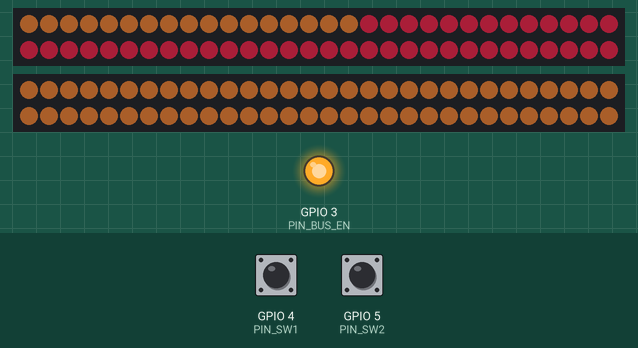
The program below on a simulated Seeed XIAO ESP32-S3. Parts: 2 × 60 RGB LEDs in strip order, left to right, continuing on the next row, output pins drawn as LEDs (lit = HIGH). The test bench sets the inputs (shaded band); at power-on: GPIO 5 (PIN_SW2) HIGH, GPIO 4 (PIN_SW1) HIGH. Dim RGB values are drawn brighter than linear; EEPROM starts erased.

Above: at 1.2 s.
1.3 s: GPIO 5 (PIN_SW2) pulled LOW for 3.2 s
At 3.2 s:
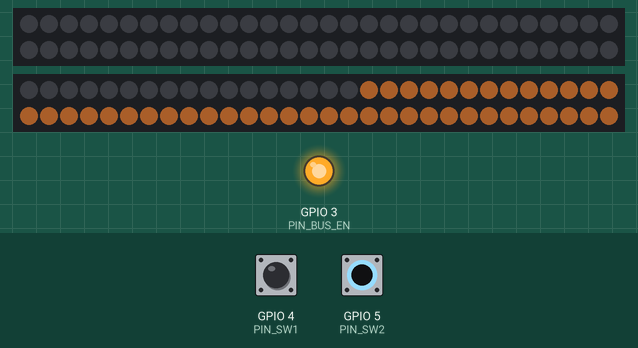
6.0 s: GPIO 5 (PIN_SW2) pulled LOW for 3.2 s
At 7.51 s:
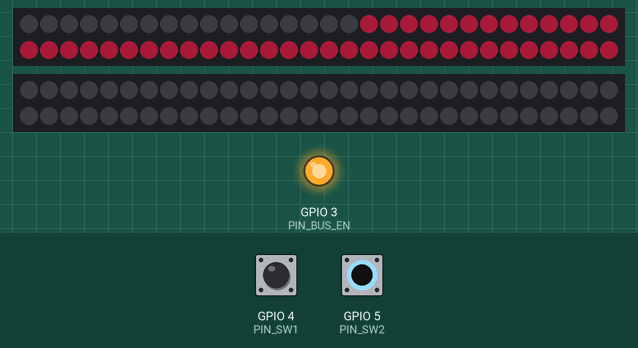
9.8 s: GPIO 5 (PIN_SW2) pulled LOW for 3.2 s
At 11.1 s:
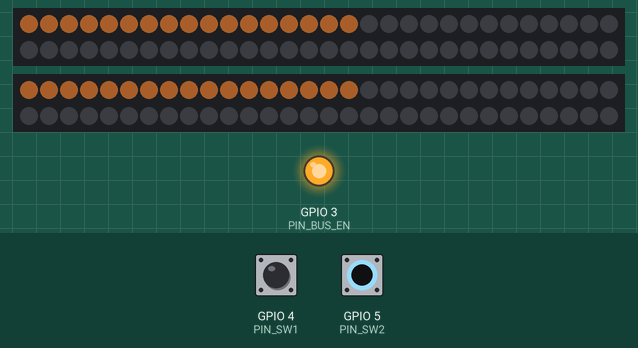
14.5 s: GPIO 4 (PIN_SW1) pulled LOW for 3.2 s
At 16.6 s:
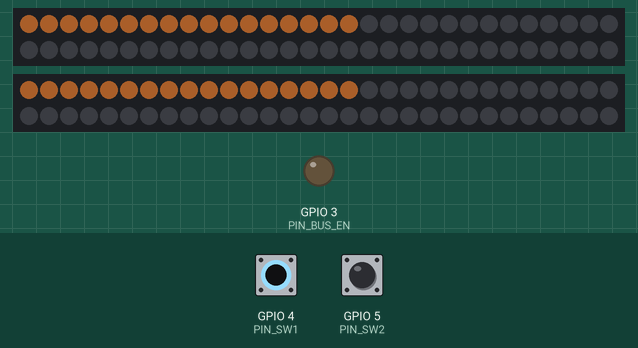
Timing chart, 0 to 18.1 s (numbered marks = the images above; inputs shaded):
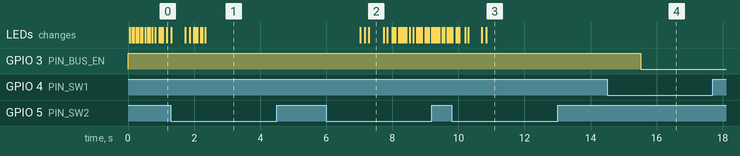

The program:

main.cpp
```cpp
// NuiLED メイン（段階2：単体動作 + BLE①プリセット管理）
//  ボタン単体で ON-OFF/輝度/プリセット/Front-Back個別。BLEでプリセット編集・転送・保存。
#include "config.h"
#include "app.h"
#include "leds.h"
#include "buttons.h"
#include "power.h"
#include "ble.h"

void setup() {
  Serial.begin(115200);

  powerInit();      // 母線ENは初期LOW（消灯）
  buttonsInit();
  ledsInit();
  appInit();        // プリセット/状態を復元し反映
  bleInit();        // GATT開始・アドバタイズ
}

void loop() {
  const uint32_t now = millis();

  // --- ボタン処理（毎ループ、低レイテンシ） ---
  BtnEvent e1, e2;
  buttonsUpdate(e1, e2, now);

  if (e1 == BTN_SHORT)      appCycleBrightness();   // SW1短：輝度サイクル
  else if (e1 == BTN_LONG)  appTogglePower();       // SW1長：全体ON-OFF

  if (e2 == BTN_SHORT)      appNextPreset();         // SW2短：プリセット順送り
  else if (e2 == BTN_LONG)  appCycleChannel();       // SW2長：Front-Back個別サイクル

  // --- 描画（FPS間引き。消灯中は母線OFFなので描かない） ---
  static uint32_t lastFrame = 0;
  if (g_state.powerOn && (now - lastFrame) >= (1000 / FPS)) {
    lastFrame = now;
    ledsRender(g_state, appActivePreset(), now);
    ledsShow();
  }
}
```

app.cpp
```cpp
#include "config.h"
#include "app.h"
#include "presets.h"
#include "store.h"
#include "power.h"
#include "ble.h"

AppState g_state;

static void applyBrightness() {
  FastLED.setBrightness(BRIGHTNESS_LEVELS[g_state.brightnessIndex]);
}

void appInit() {
  presetsLoad();
  storeLoad(g_state);
  if (g_state.activeSlot >= NUM_SLOTS) g_state.activeSlot = 0;
  applyBrightness();
  powerSet(g_state.powerOn);   // 復元した電源状態を反映（ソフトスタートはHW側）
}

void appTogglePower() { appSetPower(!g_state.powerOn); }

void appSetPower(bool on) {
  g_state.powerOn = on;
  powerSet(on);
  storeSave(g_state);
  bleNotifyState();
}

void appCycleBrightness() {
  g_state.brightnessIndex = (g_state.brightnessIndex + 1) % NUM_BRIGHTNESS;
  applyBrightness();
  storeSave(g_state);
  bleNotifyState();
}

void appSetBrightness(uint8_t idx) {
  if (idx >= NUM_BRIGHTNESS) return;
  g_state.brightnessIndex = idx;
  applyBrightness();
  storeSave(g_state);
  bleNotifyState();
}

void appSetActiveSlot(uint8_t slot) {
  if (slot >= NUM_SLOTS) return;
  g_state.activeSlot = slot;
  // channelMaskはプリセットから独立したグローバル設定。適用時にリセットしない。
  storeSave(g_state);
  bleNotifyState();
}

void appNextPreset() { appSetActiveSlot((g_state.activeSlot + 1) % NUM_SLOTS); }

void appCycleChannel() { appSetChannelMask(nextChannelMask(g_state.channelMask)); }

void appSetChannelMask(uint8_t m) {
  m &= CH_ALL;   // 無効ビット除去。0(全ゾーンOFF)も許容＝独立トグル
  g_state.channelMask = m;
  storeSave(g_state);
  bleNotifyState();
}

const Preset& appActivePreset() { return presetsGet(g_state.activeSlot); }
```

app.h
```cpp
// アプリ状態と操作アクション（ボタン/BLE 双方から呼ぶ共通ロジック）
#pragma once
#include "config.h"

extern AppState g_state;

void appInit();                       // 起動時：プリセット/状態復元＋反映
void appTogglePower();
void appSetPower(bool on);
void appCycleBrightness();
void appSetBrightness(uint8_t idx);
void appSetActiveSlot(uint8_t slot);  // スロット適用（channelMaskをpreset.flagsで再設定）
void appNextPreset();
void appCycleChannel();
void appSetChannelMask(uint8_t m);
const Preset& appActivePreset();
```

ble.h
```cpp
// BLE(NimBLE) GATT。①プリセット作成・転送（散発R/W）を実装、②リアルタイムは予約スタブ。
#pragma once

void bleInit();
void bleNotifyState();   // 状態変化をStateキャラでNotify
```

buttons.cpp
```cpp
#include "config.h"
#include "buttons.h"

// 1ボタン分の状態。押下=LOW（内部プルアップ）。
struct BtnCtx {
  uint8_t  pin;
  bool     lastRaw;     // 直近の生読み値（押下=true）
  bool     stable;      // デバウンス後の確定値
  uint32_t lastChange;  // 生値が変化した時刻
  uint32_t downAt;      // 押し始めの時刻
  bool     longFired;   // この押下で長押しイベントを出したか
};

static BtnCtx b1, b2;

static void initCtx(BtnCtx& b, uint8_t pin) {
  b.pin = pin;
  b.lastRaw = false;
  b.stable = false;
  b.lastChange = 0;
  b.downAt = 0;
  b.longFired = false;
}

void buttonsInit() {
  pinMode(PIN_SW1, INPUT_PULLUP);
  pinMode(PIN_SW2, INPUT_PULLUP);
  initCtx(b1, PIN_SW1);
  initCtx(b2, PIN_SW2);
}

static BtnEvent poll(BtnCtx& b, uint32_t now) {
  bool raw = (digitalRead(b.pin) == LOW);   // 押下=LOW
  if (raw != b.lastRaw) {
    b.lastRaw = raw;
    b.lastChange = now;
  }

  BtnEvent ev = BTN_NONE;

  // デバウンス経過後に確定値を更新
  if ((now - b.lastChange) >= BTN_DEBOUNCE_MS && raw != b.stable) {
    b.stable = raw;
    if (raw) {
      // 押し始め
      b.downAt = now;
      b.longFired = false;
    } else {
      // 離した：長押し未発火かつ閾値未満なら短押し確定
      if (!b.longFired && (now - b.downAt) < BTN_LONG_MS) {
        ev = BTN_SHORT;
      }
    }
  }

  // 押しっぱなしで長押し閾値を超えたら即発火（離す前に反応）
  if (b.stable && !b.longFired && (now - b.downAt) >= BTN_LONG_MS) {
    b.longFired = true;
    ev = BTN_LONG;
  }

  return ev;
}

void buttonsUpdate(BtnEvent& e1, BtnEvent& e2, uint32_t now) {
  e1 = poll(b1, now);
  e2 = poll(b2, now);
}
```

buttons.h
```cpp
// タクトSW（SW1/SW2）の短押し・長押し判定（デバウンス付き）
#pragma once
#include <Arduino.h>

enum BtnEvent { BTN_NONE, BTN_SHORT, BTN_LONG };

void buttonsInit();
// 毎ループ呼ぶ。SW1/SW2のイベントを out で返す（無ければ BTN_NONE）
void buttonsUpdate(BtnEvent& e1, BtnEvent& e2, uint32_t now);
```

leds.cpp
```cpp
#include "config.h"
#include "leds.h"

// 物理データ線バッファ（各60球）。lineA=D0, lineB=D1。
// 各線 [0..GROUND_LEN) = 床セグメント、[GROUND_LEN..STRIP_LEN) = 壁面。
static CRGB lineA[STRIP_LEN];
static CRGB lineB[STRIP_LEN];
// 床ゾーンの作業バッファ（34球連続。チェイスのフェード保持のため常設）
static CRGB groundBuf[GROUND_TOTAL];

void ledsInit() {
  FastLED.addLeds<WS2812B, PIN_FRONT_DATA, GRB>(lineA, STRIP_LEN);
  FastLED.addLeds<WS2812B, PIN_BACK_DATA,  GRB>(lineB, STRIP_LEN);
  // 全体電流の上限クランプ（全白でも自動減光で2.5A以下）
  FastLED.setMaxPowerInVoltsAndMilliamps(PWR_VOLTS, PWR_MILLIAMPS);
  FastLED.clear(true);
}

// パレットを t(0-255) で滑らかに巡回した色
static CRGB paletteAt(const ChannelPreset& c, uint8_t t) {
  uint8_t n = c.numColors ? c.numColors : 1;
  if (n == 1) return palColor(c, 0);
  uint16_t scaled = (uint16_t)t * n;   // 0..n*255
  uint8_t seg = scaled >> 8;           // 0..n-1
  uint8_t f = scaled & 0xFF;
  return blend(palColor(c, seg), palColor(c, seg + 1), f);
}

// 1チャンネル分を描画（演出エンジン本体）
static void renderChannel(CRGB* buf, uint16_t n, const ChannelPreset& c, uint32_t now) {
  const uint8_t nc = c.numColors ? c.numColors : 1;

  switch (c.effect) {
    case EFF_SOLID:
      fill_solid(buf, n, palColor(c, 0));
      break;

    case EFF_BREATH: {
      uint8_t bpm = map(c.speed, 0, 255, 4, 30);
      if (nc >= 2) {                      // 2色以上：色をゆらす
        fill_solid(buf, n, paletteAt(c, beatsin8(bpm)));
      } else {                            // 1色：明滅
        CRGB col = palColor(c, 0);
        col.nscale8_video(scale8(beatsin8(bpm), 200) + 55);
        fill_solid(buf, n, col);
      }
      break;
    }

    case EFF_ALTERNATE: {                 // 交互：周期＝ブロック長、任意で流す
      uint8_t blk = c.period ? c.period : 1;
      uint16_t scroll = (c.speed == 0) ? 0 : (uint16_t)(now / map(c.speed, 1, 255, 400, 20));
      for (uint16_t i = 0; i < n; i++) {
        uint8_t idx = ((i + scroll) / blk) % nc;
        buf[i] = palColor(c, idx);
      }
      break;
    }

    case EFF_WAVE: {                      // パレットのグラデを流す
      uint8_t denom = 17 - (uint8_t)map(c.speed, 0, 255, 2, 15);
      for (uint16_t i = 0; i < n; i++)
        buf[i] = paletteAt(c, (uint8_t)(i * 8 + now / denom));
      break;
    }

    case EFF_CHASE: {                     // パレット各色を等間隔で走らせる
      fadeToBlackBy(buf, n, 40);
      uint16_t div = map(c.speed, 0, 255, 80, 10);
      if (div < 1) div = 1;
      uint16_t step = now / div;
      for (uint8_t k = 0; k < nc; k++) {
        uint16_t pos = (step + (uint16_t)k * (n / nc)) % n;
        buf[pos] = palColor(c, k);
      }
      break;
    }

    default:
      fill_solid(buf, n, palColor(c, 0));
      break;
  }

  // チャンネル基本明るさを適用（グローバルマスタはFastLED.show側で掛かる）
  if (c.brightness < 255)
    for (uint16_t i = 0; i < n; i++) buf[i].nscale8_video(c.brightness);
}

void ledsRender(const AppState& s, const Preset& p, uint32_t now) {
  // チャンネル表示はグローバルのchannelMaskのみで決定（プリセットのflagsからは独立）
  const bool fe = s.channelMask & CH_FRONT;
  const bool be = s.channelMask & CH_BACK;
  const bool ge = s.channelMask & CH_GROUND;

  // 壁の割り当て（コネクタ逆対応）：どちらの線の壁がFront/Backか
  CRGB* frontLine = SWAP_WALL ? lineB : lineA;
  CRGB* backLine  = SWAP_WALL ? lineA : lineB;

  // Front壁 = frontLine[GROUND_LEN..STRIP_LEN)
  if (fe) renderChannel(frontLine + GROUND_LEN, WALL_LEN, p.front, now);
  else    fill_solid(frontLine + GROUND_LEN, WALL_LEN, CRGB::Black);

  // Back壁 = backLine[GROUND_LEN..STRIP_LEN)
  if (be) renderChannel(backLine + GROUND_LEN, WALL_LEN, p.back, now);
  else    fill_solid(backLine + GROUND_LEN, WALL_LEN, CRGB::Black);

  // Ground = 34球連続で描画 → lineA床[0..17)とlineB床[0..17)へ分配
  if (ge) {
    renderChannel(groundBuf, GROUND_TOTAL, p.ground, now);
    for (uint16_t i = 0; i < GROUND_LEN; i++) {
      lineA[i] = groundBuf[i];
      lineB[i] = groundBuf[GROUND_LEN + i];
    }
  } else {
    fill_solid(lineA, GROUND_LEN, CRGB::Black);
    fill_solid(lineB, GROUND_LEN, CRGB::Black);
  }
}

void ledsShow() {
  FastLED.show();
}
```

leds.h
```cpp
// FastLED初期化と描画（データ駆動：Presetを解釈して描く、2.5Aクランプ）
#pragma once
#include "config.h"

void ledsInit();
void ledsRender(const AppState& s, const Preset& p, uint32_t now); // showは呼び出し側
void ledsShow();
```

power.cpp
```cpp
#include "config.h"
#include "power.h"

// EN=H → 2N7000 ON → P-MOSゲートを引き下げ → ハイサイドP-MOS ON → 母線給電。
// 立ち上がりの緩やかさ（突入抑制）はゲートのRCソフトスタートが担当。
void powerInit() {
  pinMode(PIN_BUS_EN, OUTPUT);
  digitalWrite(PIN_BUS_EN, LOW);   // 起動直後は消灯
}

void powerSet(bool on) {
  digitalWrite(PIN_BUS_EN, on ? HIGH : LOW);
}
```

power.h
```cpp
// 母線EN（P-MOS）制御。突入抑制はハードのゲートRCが担うので、ここはEN GPIOのH/Lのみ。
#pragma once

void powerInit();
void powerSet(bool on);   // true=点灯（母線ON）, false=消灯（母線OFF）
```

presets.cpp
```cpp
#include <Preferences.h>
#include <string.h>
#include "config.h"
#include "presets.h"

static Preset  g_slots[NUM_SLOTS];
static Preferences prefsP;

// 基本色（RGBバイト列）
static const uint8_t WARM[3]   = {255, 145, 65};
static const uint8_t PINK[3]   = {255, 40, 90};
static const uint8_t ORANGE[3] = {255, 90, 0};

// チャンネルを組み立て（rgbはnc色ぶんのRGB連結）
static void mkChan(ChannelPreset& c, uint8_t eff, uint8_t sp, uint8_t per,
                   uint8_t bri, uint8_t nc, const uint8_t* rgb) {
  c.effect = eff; c.speed = sp; c.period = per; c.brightness = bri;
  c.numColors = nc;
  memset(c.pal, 0, sizeof(c.pal));
  memcpy(c.pal, rgb, (size_t)nc * 3);
}

// 複数色を連結した一時バッファ生成用
static void cat2(uint8_t* dst, const uint8_t* a, const uint8_t* b) {
  memcpy(dst, a, 3); memcpy(dst + 3, b, 3);
}
static void cat3(uint8_t* dst, const uint8_t* a, const uint8_t* b, const uint8_t* c) {
  memcpy(dst, a, 3); memcpy(dst + 3, b, 3); memcpy(dst + 6, c, 3);
}

// 工場出荷プリセットの控えめ輝度。ブレッドボード仮組み・初回投入を安全側に。
// 実機ではWeb UI（チャンネル明るさ）やSW1（マスタ）で引き上げる前提。
static const uint8_t TB = 90;

// 全プリセットは全ゾーン定義＋全ON（flags=CH_ALL）。チャンネルON/OFFはトグルで動的操作。
// 差別化は「中身（演出・色）」で行う。Front=暖白solid(照明)を共通、Back/Groundで差をつける。
static void factory() {
  uint8_t two[6], three[9];

  for (uint8_t i = 0; i < NUM_SLOTS; i++) {
    mkChan(g_slots[i].front, EFF_SOLID, 0, 0, TB, 1, WARM);  // 照明は暖白solid共通
    g_slots[i].flags = CH_ALL;
  }

  // 0: 桃橙ブレス（Back揺らぎ、Ground暖白）
  cat2(two, PINK, ORANGE);
  mkChan(g_slots[0].back,   EFF_BREATH, 64, 0, TB, 2, two);
  mkChan(g_slots[0].ground, EFF_SOLID,   0, 0, TB, 1, WARM);

  // 1: 桃橙ウェーブ
  cat2(two, ORANGE, PINK);
  mkChan(g_slots[1].back,   EFF_WAVE, 128, 0, TB, 2, two);
  mkChan(g_slots[1].ground, EFF_SOLID,  0, 0, TB, 1, WARM);

  // 2: 桃橙チェイス
  cat2(two, PINK, ORANGE);
  mkChan(g_slots[2].back,   EFF_CHASE, 128, 0, TB, 2, two);
  mkChan(g_slots[2].ground, EFF_SOLID,   0, 0, TB, 1, WARM);

  // 3: 3色交互（周期5LED）
  cat3(three, PINK, ORANGE, WARM);
  mkChan(g_slots[3].back,   EFF_ALTERNATE, 40, 5, TB, 3, three);
  mkChan(g_slots[3].ground, EFF_SOLID,      0, 0, TB, 1, WARM);

  // 4: ピンク基調（Back/Groundともピンクsolid）
  mkChan(g_slots[4].back,   EFF_SOLID, 0, 0, TB, 1, PINK);
  mkChan(g_slots[4].ground, EFF_SOLID, 0, 0, TB, 1, PINK);

  // 5: オレンジ基調
  mkChan(g_slots[5].back,   EFF_SOLID, 0, 0, TB, 1, ORANGE);
  mkChan(g_slots[5].ground, EFF_SOLID, 0, 0, TB, 1, ORANGE);

  // 6: 全体桃橙ゆらぎ（Back/Groundともブレス）
  cat2(two, PINK, ORANGE);
  mkChan(g_slots[6].back,   EFF_BREATH, 40, 0, TB, 2, two);
  mkChan(g_slots[6].ground, EFF_BREATH, 40, 0, TB, 2, two);

  // 7: 静か（全体暖白solid）
  mkChan(g_slots[7].back,   EFF_SOLID, 0, 0, TB, 1, WARM);
  mkChan(g_slots[7].ground, EFF_SOLID, 0, 0, TB, 1, WARM);
}

void presetsLoad() {
  prefsP.begin("nuiled_ps", true);
  size_t got = prefsP.getBytes("slots", g_slots, sizeof(g_slots));
  prefsP.end();
  if (got != sizeof(g_slots)) {   // 未初期化 or サイズ不一致（型変更含む）
    factory();
    presetsSave();
  }
}

void presetsSave() {
  prefsP.begin("nuiled_ps", false);
  prefsP.putBytes("slots", g_slots, sizeof(g_slots));
  prefsP.end();
}

void presetsFactoryReset() {
  factory();
  presetsSave();
}

const Preset& presetsGet(uint8_t i) {
  return g_slots[i < NUM_SLOTS ? i : 0];
}

void presetsSet(uint8_t i, const Preset& p) {
  if (i < NUM_SLOTS) g_slots[i] = p;
}
```

presets.h
```cpp
// プリセットスロット管理（工場出荷値・NVS保存/復元・取得/設定）
#pragma once
#include "config.h"

void presetsLoad();                        // NVSから復元（無ければ工場出荷）
void presetsSave();                        // 全スロットをNVSへ保存
void presetsFactoryReset();                // 工場出荷値へ戻して保存
const Preset& presetsGet(uint8_t i);       // スロット取得
void presetsSet(uint8_t i, const Preset& p); // スロット更新（保存はしない）
```

store.cpp
```cpp
#include <Preferences.h>
#include "config.h"
#include "store.h"

// Preferences は ESP32 Arduino core 内蔵。名前空間 "nuiled" に保存。
static Preferences prefs;

void storeLoad(AppState& s) {
  prefs.begin("nuiled", true);   // read-only
  s.powerOn         = prefs.getBool("pwr", true);
  s.brightnessIndex = prefs.getUChar("bri", 1);   // 既定=50%
  s.activeSlot      = prefs.getUChar("slot", 0);
  s.channelMask     = prefs.getUChar("ch",  CH_ALL);
  prefs.end();

  // 範囲外値のガード
  if (s.brightnessIndex >= NUM_BRIGHTNESS) s.brightnessIndex = 1;
  if (s.activeSlot >= NUM_SLOTS)           s.activeSlot = 0;
  if (s.channelMask == 0 || s.channelMask > CH_ALL) s.channelMask = CH_ALL;
}

void storeSave(const AppState& s) {
  // 書き込みは操作時のみ（頻度低）。Flash摩耗は実用上問題なし。
  prefs.begin("nuiled", false);
  prefs.putBool("pwr", s.powerOn);
  prefs.putUChar("bri", s.brightnessIndex);
  prefs.putUChar("slot", s.activeSlot);
  prefs.putUChar("ch",  s.channelMask);
  prefs.end();
}
```

store.h
```cpp
// NVS(ESP32内蔵Flash)への状態保存/復元。単体運用で前回状態を復元するため。
#pragma once
#include "config.h"

void storeLoad(AppState& s);
void storeSave(const AppState& s);
```

config.h
```cpp
// 設定・定数・型（仕様書 section 6/7/14 に対応）
#pragma once
#include <Arduino.h>
#include <FastLED.h>

// ===== ピン定義（XIAO ESP32-S3, 仕様書14.4） =====
constexpr uint8_t PIN_FRONT_DATA = 1;   // D0 (GPIO1) → 74AC125 → Front Din
constexpr uint8_t PIN_BACK_DATA  = 2;   // D1 (GPIO2) → 74AC125 → Back  Din
constexpr uint8_t PIN_BUS_EN     = 3;   // D2 (GPIO3) → 2N7000 → P-MOS母線EN(H=点灯)
constexpr uint8_t PIN_SW1        = 4;   // D3 (GPIO4) 内部プルアップ
constexpr uint8_t PIN_SW2        = 5;   // D4 (GPIO5) 内部プルアップ

// ===== LED構成（ゾーン分割）=====
// 各データ線60球。根本17球=床(Ground)、残り43球=壁(Front/Back)。
// データ線A=D0, データ線B=D1。床はA/B両方の先頭17球を合わせて1ゾーン(34球)。
constexpr uint16_t STRIP_LEN    = 60;              // 1データ線あたりの球数
constexpr uint16_t GROUND_LEN   = 17;              // 根本の床セグメント（各線）
constexpr uint16_t WALL_LEN     = STRIP_LEN - GROUND_LEN;  // 壁面（43）
constexpr uint16_t GROUND_TOTAL = GROUND_LEN * 2;         // 床ゾーン合計（34）
// 壁の割り当て（コネクタ逆対応）: true=線A壁がBack/線B壁がFront
constexpr bool SWAP_WALL = true;

// ===== 電源クランプ（仕様書14.1/14.6：2.5A頭打ち） =====
constexpr uint8_t  PWR_VOLTS     = 5;
constexpr uint16_t PWR_MILLIAMPS = 2500;

// ===== 輝度段（30/50/70/100% を 0-255 にマップ） =====
constexpr uint8_t BRIGHTNESS_LEVELS[] = {77, 128, 179, 255};
constexpr uint8_t NUM_BRIGHTNESS = sizeof(BRIGHTNESS_LEVELS);

// ===== プリセットスロット =====
constexpr uint8_t NUM_SLOTS  = 8;       // 工場4 + ユーザー4（全編集可）
constexpr uint8_t MAX_COLORS = 6;       // パレット最大色数（可変。UI/BLE/NVS共通）

// ===== 演出タイプ =====
enum Effect : uint8_t {
  EFF_SOLID     = 0,  // 単色（palette[0]）
  EFF_BREATH    = 1,  // ブレス（1色=明滅 / 2色以上=色ゆらぎ）
  EFF_ALTERNATE = 2,  // 交互（周期＝ブロック長、パレットを繰り返し）
  EFF_WAVE      = 3,  // ウェーブ（パレットのグラデを流す）
  EFF_CHASE     = 4,  // チェイス（パレット各色を走らせる）
  EFF_COUNT
};

// ===== チャンネル別プリセット（Front/Back で共通の演出エンジン）=====
// 23byte固定：effect,speed,period,brightness,numColors, palette(RGB×MAX_COLORS)
struct ChannelPreset {
  uint8_t effect;
  uint8_t speed;                  // 演出速度 0-255
  uint8_t period;                 // 交互のブロック長(LED) 等
  uint8_t brightness;             // チャンネル基本明るさ 0-255（×グローバルマスタ）
  uint8_t numColors;              // 1..MAX_COLORS
  uint8_t pal[MAX_COLORS * 3];    // RGB × MAX_COLORS
};
static_assert(sizeof(ChannelPreset) == 5 + MAX_COLORS * 3, "ChannelPreset size");

// ===== プリセット（Front/Back/Ground 各チャンネル＋有効フラグ）=====
struct Preset {
  ChannelPreset front;
  ChannelPreset back;
  ChannelPreset ground;
  uint8_t flags;                  // bit0=Front, bit1=Back, bit2=Ground（=CH_*）
};
static_assert(sizeof(Preset) == sizeof(ChannelPreset) * 3 + 1, "Preset size (NVS/BLE共通)");

// パレットのi番目をCRGBで取得
inline CRGB palColor(const ChannelPreset& c, uint8_t i) {
  uint8_t n = c.numColors ? c.numColors : 1;
  i %= n;
  return CRGB(c.pal[i * 3], c.pal[i * 3 + 1], c.pal[i * 3 + 2]);
}

// ===== 基本色（工場出荷プリセットで使用） =====
const CRGB COL_WARM_WHITE = CRGB(255, 145, 65);  // 暖色寄りの白（R満・G中・B低）
const CRGB COL_PINK       = CRGB(255, 40, 90);
const CRGB COL_ORANGE     = CRGB(255, 90, 0);

// ===== チャンネルマスク（SW2長押しで 個別サイクル） =====
constexpr uint8_t CH_FRONT  = 0x01;
constexpr uint8_t CH_BACK   = 0x02;
constexpr uint8_t CH_GROUND = 0x04;
constexpr uint8_t CH_ALL    = 0x07;
inline uint8_t nextChannelMask(uint8_t m) {
  if (m == CH_ALL)   return CH_FRONT;   // 全て → Front → Back → Ground → 全て
  if (m == CH_FRONT) return CH_BACK;
  if (m == CH_BACK)  return CH_GROUND;
  return CH_ALL;
}

// ===== ボタン判定 =====
constexpr uint16_t BTN_DEBOUNCE_MS = 20;
constexpr uint16_t BTN_LONG_MS     = 1000;

// ===== 描画 =====
constexpr uint8_t FPS = 60;

// ===== アプリ状態（NVSで永続化する対象） =====
struct AppState {
  bool    powerOn;          // 全体ON/OFF（母線EN）
  uint8_t brightnessIndex;  // BRIGHTNESS_LEVELS のインデックス
  uint8_t activeSlot;       // 0..NUM_SLOTS-1
  uint8_t channelMask;      // CH_FRONT/CH_BACK/CH_GROUND の組合せ
};
```

Measured:
- after the input at 6.0 s, the LEDs: first change after 1.0 s (image 2 shows a later state)
- after the input at 9.8 s, the LEDs: first differ from a run without the input after 1.0 s (image 3)
- after the input at 14.5 s, GPIO 3 (PIN_BUS_EN): HIGH → LOW after 1.0 s
